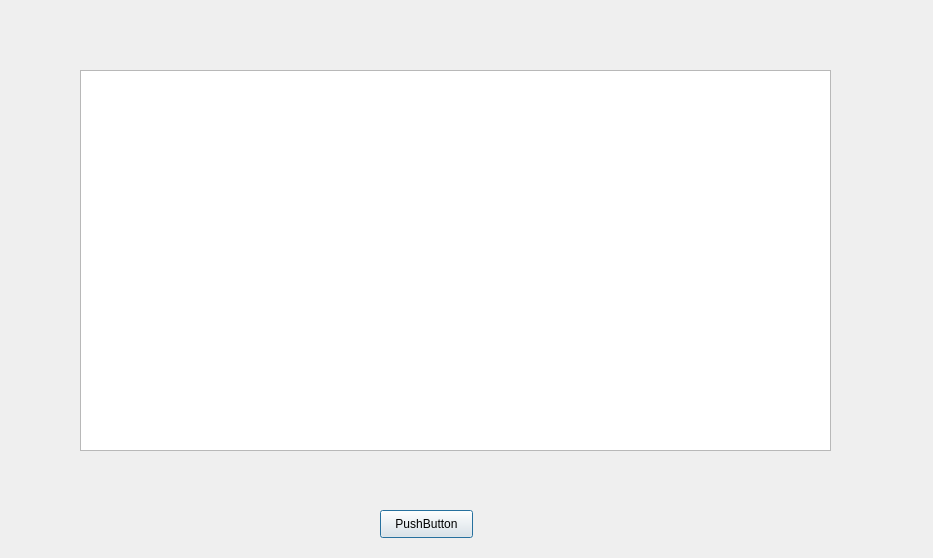
<?xml version="1.0" encoding="UTF-8"?>
<ui version="4.0">
 <class>aboutMe</class>
 <widget class="QDialog" name="aboutMe">
  <property name="geometry">
   <rect>
    <x>0</x>
    <y>0</y>
    <width>933</width>
    <height>558</height>
   </rect>
  </property>
  <property name="windowTitle">
   <string>Dialog</string>
  </property>
  <widget class="QPushButton" name="pushButton">
   <property name="geometry">
    <rect>
     <x>380</x>
     <y>510</y>
     <width>93</width>
     <height>28</height>
    </rect>
   </property>
   <property name="styleSheet">
    <string notr="true">background-image: url(:/img/img/orangeButton2.jpg);</string>
   </property>
   <property name="text">
    <string>PushButton</string>
   </property>
  </widget>
  <widget class="QPlainTextEdit" name="plainTextEdit">
   <property name="geometry">
    <rect>
     <x>80</x>
     <y>70</y>
     <width>751</width>
     <height>381</height>
    </rect>
   </property>
   <property name="styleSheet">
    <string notr="true">font: 14pt &quot;MS Shell Dlg 2&quot;;</string>
   </property>
  </widget>
 </widget>
 <resources/>
 <connections/>
</ui>
